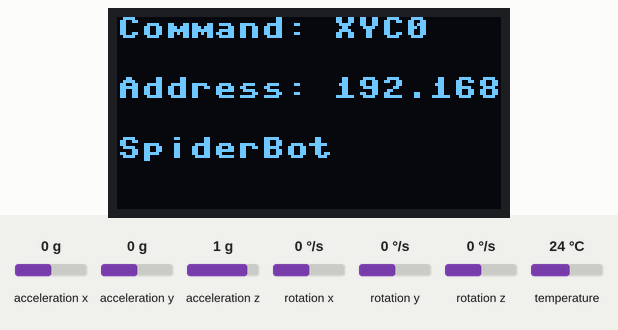
A program run on a simulated ESP32 board running MicroPython. Shown: 128×64 one-colour display. The inputs (shaded band) are chosen by the test bench; at power-on: acceleration x 0 g, acceleration y 0 g, rotation z 0 °/s, acceleration z 1 g, rotation x 0 °/s, rotation y 0 °/s, temperature 24 °C. WiFi joins after 1.5 s; threads take turns every 2 ms; the clock reads 2024-03-15 10:24:30 at power-on unless the program sets it; library files of the repository ran but are not shown: ssd1306.py, mpu6050.py; what the program prints to the serial console is not drawn.

Above: at 2.7 s.
2.8 s: acceleration x set to -1.4 g
At 4.4 s:
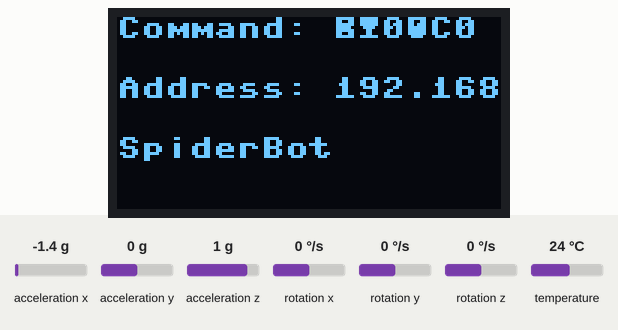
4.7 s: acceleration y set to -1.4 g
At 6.2 s:
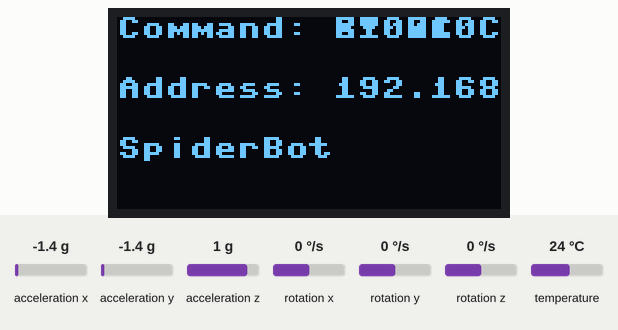
6.5 s: rotation z set to 2 °/s
8.2 s: acceleration x set to 0 g
At 9.7 s:
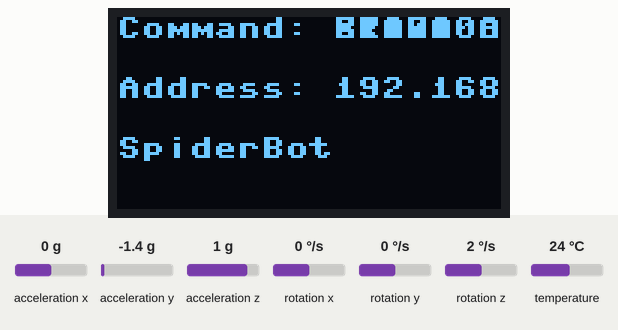
10.0 s: acceleration y set to 0.8 g
11.7 s: rotation z set to -192 °/s
Timing chart, 0 to 14.5 s (numbered marks = the images above; inputs shaded):
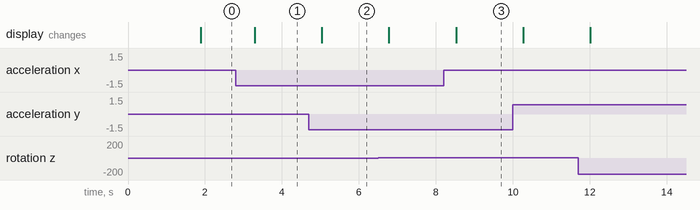

The program:

main.py
```python
from machine import I2C, Pin
from ssd1306 import SSD1306_I2C
import utime
import mpu6050
import network, time, _thread
import usocket as socket


#基本定义和初始化
i2c_mpu = I2C(scl=Pin(5), sda=Pin(4))
imu = mpu6050.accel(i2c_mpu)
i2c_oled = I2C(sda=Pin(13), scl=Pin(14))
oled = SSD1306_I2C(128, 64, i2c_oled, addr=0x3c) #前两个参数是分辨率，后两个是i2c地址

#水平校准常量
gyro_calib_Z = 1.28/4
gyro_calib_Y = 0.04/4
gyro_calib_X = -5.46/4
accel_calib_X = 0
accel_calib_Y = 0
accel_calib_Z = 0
earth_G = 11

# 响应头
responseHeaders = b'''
HTTP/1.1 200 OK
Content-Type: text/html
Connection: close

'''


def get_gyro_rad():
    """ 删除无关项，仅保留换算后的角加速度，并延迟100ms(没什么用，因为不计算yaw)
    """

    imu_dict_gyro = imu.get_values()
    del imu_dict_gyro['Tmp']
    del imu_dict_gyro['AcX']
    del imu_dict_gyro['AcY']
    del imu_dict_gyro['AcZ']
    imu_dict_gyro['GyX'] = imu_dict['GyX']*0.03051757812/4-gyro_calib_X
    imu_dict_gyro['GyY'] = imu_dict['GyY']*0.03051757812/4-gyro_calib_Y
    imu_dict_gyro['GyZ'] = imu_dict['GyZ']*0.03051757812/4-gyro_calib_Z
    utime.sleep_ms(100)
    return imu_dict_gyro

def get_tilt():
    """
    利用与重力夹角求得两个倾斜角，并延迟10ms,
    tilt_X, tilt_Y是cos值，正向正半轴低头，负向正半轴仰头。
    tilt_Z是绕z轴角速度
    """

    imu_dict_accel = imu.get_values()
    del imu_dict_accel['Tmp']
    del imu_dict_accel['GyX']
    del imu_dict_accel['GyY']
    #del imu_dict_accel['GyZ']
    imu_dict_accel['AcX'] = imu_dict_accel['AcX']*0.00059814453-accel_calib_X
    imu_dict_accel['AcY'] = imu_dict_accel['AcY']*0.00059814453-accel_calib_Y
    #imu_dict_accel['AcZ'] = imu_dict_accel['AcZ']*0.00059814453-accel_calib_Z
    imu_dict_accel['GyZ'] = imu_dict_accel['GyZ']*0.03051757812/4-gyro_calib_Z

    tilt_X = (imu_dict_accel['AcX']/earth_G)
    tilt_Y = (imu_dict_accel['AcY']/earth_G)
    tilt_Z = (imu_dict_accel['GyZ'])
    del imu_dict_accel['AcZ']
    tilt_angle = {"tilt_X": tilt_X, "tilt_Y": tilt_Y, "rot_Z": tilt_Z}
    utime.sleep_ms(10)
    return tilt_angle

def judge_instruct():
    """取最新的五个重力角余弦求平均,统计得到方向。X正为B，负为F。Y正为R，负为L. C是顺时针，A是逆时针。
    """

    avg_tilt_X = 0
    samp_X = 1
    while samp_X <= 5:
        avg_tilt_X = get_tilt()["tilt_X"] + avg_tilt_X
        samp_X = samp_X + 1
    avg_tilt_X = avg_tilt_X/5

    avg_tilt_Y = 0
    samp_Y = 1
    while samp_Y <= 5:
        avg_tilt_Y = get_tilt()["tilt_Y"] + avg_tilt_Y
        samp_Y = samp_Y + 1
    avg_tilt_Y = avg_tilt_Y/5

    avg_tilt_Z = 0
    samp_Z = 1
    while samp_Z <= 5:
        avg_tilt_Z = get_tilt()["rot_Z"] + avg_tilt_Z
        samp_Z = samp_Z + 1
    avg_tilt_Z = avg_tilt_Z/5

    #等级判断
    instruction_X = "X"
    if avg_tilt_X <= 0.1 and avg_tilt_X > 0:
        instruction_X = "F0"
    elif avg_tilt_X <= 0.2 and avg_tilt_X > 0.1:
        instruction_X = "F1"
    elif avg_tilt_X <= 0.3 and avg_tilt_X > 0.2:
        instruction_X = "F2"
    elif avg_tilt_X <= 0.4 and avg_tilt_X > 0.3:
        instruction_X = "F3"
    elif avg_tilt_X <= 0.5 and avg_tilt_X > 0.4:
        instruction_X = "F4"
    elif avg_tilt_X <= 0.6 and avg_tilt_X > 0.5:
        instruction_X = "F5"
    elif avg_tilt_X <= 0.7 and avg_tilt_X > 0.6:
        instruction_X = "F6"
    elif avg_tilt_X <= 0.8 and avg_tilt_X > 0.7:
        instruction_X = "F7"
    elif avg_tilt_X <= 0.9 and avg_tilt_X > 0.8:
        instruction_X =  "F8"
    elif avg_tilt_X <= 1 and avg_tilt_X > 0.9:
        instruction_X =  "F9"
    elif avg_tilt_X > 1:
        instruction_X =  "F10"
    elif avg_tilt_X >= -0.1 and avg_tilt_X < 0:
        instruction_X =  "B0"
    elif avg_tilt_X >= -0.2 and avg_tilt_X < -0.1:
        instruction_X =  "B1"
    elif avg_tilt_X >= -0.3 and avg_tilt_X < -0.2:
        instruction_X =  "B2"
    elif avg_tilt_X >= -0.4 and avg_tilt_X < -0.3:
        instruction_X =  "B3"
    elif avg_tilt_X >= -0.5 and avg_tilt_X < -0.4:
        instruction_X =  "B4"
    elif avg_tilt_X >= -0.6 and avg_tilt_X < -0.5:
        instruction_X =  "B5"
    elif avg_tilt_X >= -0.7 and avg_tilt_X < -0.6:
        instruction_X =  "B6"
    elif avg_tilt_X >= -0.8 and avg_tilt_X < -0.7:
        instruction_X =  "B7"
    elif avg_tilt_X >= -0.9 and avg_tilt_X < -0.8:
        instruction_X =  "B8"
    elif avg_tilt_X >= -1 and avg_tilt_X < -0.9:
        instruction_X =  "B9"
    elif avg_tilt_X < -1:
        instruction_X =  "B10"
    else:
        instruction_X =  "X"


    #等级判断
    instruction_Y = "Y"
    if avg_tilt_Y <= 0.1 and avg_tilt_Y > 0:
        instruction_Y =  "L0"
    elif avg_tilt_Y <= 0.2 and avg_tilt_Y > 0.1:
        instruction_Y =  "L1"
    elif avg_tilt_Y <= 0.3 and avg_tilt_Y > 0.2:
        instruction_Y =  "L2"
    elif avg_tilt_Y <= 0.4 and avg_tilt_Y > 0.3:
        instruction_Y =  "L3"
    elif avg_tilt_Y <= 0.5 and avg_tilt_Y > 0.4:
        instruction_Y =  "L4"
    elif avg_tilt_Y <= 0.6 and avg_tilt_Y > 0.5:
        instruction_Y =  "L5"
    elif avg_tilt_Y <= 0.7 and avg_tilt_Y > 0.6:
        instruction_Y =  "L6"
    elif avg_tilt_Y <= 0.8 and avg_tilt_Y > 0.7:
        instruction_Y =  "L7"
    elif avg_tilt_Y <= 0.9 and avg_tilt_Y > 0.8:
        instruction_Y =  "L8"
    elif avg_tilt_Y <= 1 and avg_tilt_Y > 0.9:
        instruction_Y =  "L9"
    elif avg_tilt_Y > 1:
        instruction_Y =  "L10"
    elif avg_tilt_Y >= -0.1 and avg_tilt_Y < 0:
        instruction_Y =  "R0"
    elif avg_tilt_Y >= -0.2 and avg_tilt_Y < -0.1:
        instruction_Y =  "R1"
    elif avg_tilt_Y >= -0.3 and avg_tilt_Y < -0.2:
        instruction_Y =  "R2"
    elif avg_tilt_Y >= -0.4 and avg_tilt_Y < -0.3:
        instruction_Y =  "R3"
    elif avg_tilt_Y >= -0.5 and avg_tilt_Y < -0.4:
        instruction_Y =  "R4"
    elif avg_tilt_Y >= -0.6 and avg_tilt_Y < -0.5:
        instruction_Y =  "R5"
    elif avg_tilt_Y >= -0.7 and avg_tilt_Y < -0.6:
        instruction_Y =  "R6"
    elif avg_tilt_Y >= -0.8 and avg_tilt_Y < -0.7:
        instruction_Y =  "R7"
    elif avg_tilt_Y >= -0.9 and avg_tilt_Y < -0.8:
        instruction_Y =  "R8"
    elif avg_tilt_Y >= -1 and avg_tilt_Y < -0.9:
        instruction_Y =  "R9"
    elif avg_tilt_Y < -1:
        instruction_Y =  "R10"
    else:
        instruction_Y =  "Y"

    #等级判断
    instruction_Z = "Z"
    if avg_tilt_Z <= 25 and avg_tilt_Z > 0:
        instruction_Z =  "A0"
    elif avg_tilt_Z <= 50 and avg_tilt_Z > 25:
        instruction_Z =  "A1"
    elif avg_tilt_Z <= 75 and avg_tilt_Z > 50:
        instruction_Z =  "A2"
    elif avg_tilt_Z <= 100 and avg_tilt_Z > 75:
        instruction_Z =  "A3"
    elif avg_tilt_Z <= 125 and avg_tilt_Z > 100:
        instruction_Z =  "A4"
    elif avg_tilt_Z <= 150 and avg_tilt_Z > 125:
        instruction_Z =  "A5"
    elif avg_tilt_Z <= 175 and avg_tilt_Z > 150:
        instruction_Z =  "A6"
    elif avg_tilt_Z <= 200 and avg_tilt_Z > 175:
        instruction_Z =  "A7"
    elif avg_tilt_Z <= 225 and avg_tilt_Z > 200:
        instruction_Z =  "A8"
    elif avg_tilt_Z <= 256 and avg_tilt_Z > 225:
        instruction_Z =  "A9"
    elif avg_tilt_Z >= -25 and avg_tilt_Z < 0:
        instruction_Z =  "C0"
    elif avg_tilt_Z >= -50 and avg_tilt_Z < -25:
        instruction_Z =  "C1"
    elif avg_tilt_Z >= -75 and avg_tilt_Z < -50:
        instruction_Z =  "C2"
    elif avg_tilt_Z >= -100 and avg_tilt_Z < -75:
        instruction_Z =  "C3"
    elif avg_tilt_Z >= -125 and avg_tilt_Z < -100:
        instruction_Z =  "C4"
    elif avg_tilt_Z >= -150 and avg_tilt_Z < -125:
        instruction_Z =  "C5"
    elif avg_tilt_Z >= -175 and avg_tilt_Z < -150:
        instruction_Z =  "C6"
    elif avg_tilt_Z >= -200 and avg_tilt_Z < -175:
        instruction_Z =  "C7"
    elif avg_tilt_Z >= -225 and avg_tilt_Z < -200:
        instruction_Z =  "C8"
    elif avg_tilt_Z >= -256 and avg_tilt_Z < -225:
        instruction_Z =  "C9"
    else:
        instruction_Z =  "C"


    instructions = {"instruct_X": instruction_X, "instruct_Y": instruction_Y, "instruct_Z": instruction_Z}
    return instructions

def WIFI_Connect():
    """连接wifi并且打印信息
    """

    wlan = network.WLAN(network.STA_IF) #STA模式
    wlan.active(True)                   #激活接口
    start_time=time.time()              #记录时间做超时判断

    if not wlan.isconnected():
        print('connecting to network...')
        wlan.connect('Uz', 'ufp0-0-1') #输入WIFI账号密码

        while not wlan.isconnected():
            #15S超时判断
            if time.time()-start_time > 15 :
                print('WIFI Connected Timeout!')
                break

    if wlan.isconnected():
        print('network information:', wlan.ifconfig())

def oled_display(ur_command, wifi_config):
    """ 分别打印三行信息：指令、wifi地址、spiderbot
    """

    first_line = "Command: " + ur_command['instruct_X'] + ur_command['instruct_Y'] + ur_command['instruct_Z']
    second_line = "Address: " + wifi_config[0]
    third_line = "SpiderBot"
    #在指定像素坐标分别写入三行后执行显示
    oled.text(first_line, 0,  0)
    oled.text(second_line,  0, 20)
    oled.text(third_line,  0, 40)
    oled.show()


def webserver():
    """实现一个简单的webserver用来接受get请求，返回和oled的第一行同样显示内容
    """

    s = socket.socket()
    s.setsockopt(socket.SOL_SOCKET, socket.SO_REUSEADDR, 1) # (重要)设置端口释放后立即就可以被再次使用
    s.bind(socket.getaddrinfo("0.0.0.0", 80)[0][-1])  # 绑定地址
    s.listen(5)  # 开启监听（最大连接数5）
    while True:
        client_sock, client_addr = s.accept()  # 接收来自客户端的请求与客户端地址

        while True:
            h = client_sock.readline()
            if h == b'' or h == b'\r\n':
                break
        ur_command = judge_instruct()
        client_sock.write(responseHeaders) # 向客户端发送响应头
        client_sock.write(ur_command['instruct_X'] + ur_command['instruct_Y'] + ur_command['instruct_Z']) # 向客户端发送网页内容
        client_sock.close()

def main():
    """让oled屏幕显示内容
    """
    while 1:
        print(judge_instruct())
        ur_command = judge_instruct()
        oled_display(ur_command, wifi_config)


WIFI_Connect()

wlan = network.WLAN(network.STA_IF)
wifi_config = wlan.ifconfig()


#多线程
_thread.start_new_thread(main, ())
_thread.start_new_thread(webserver, ())


    #读入指令，调用显示函数，显示当前指令和wifi状态
    #ur_command = judge_instruct()
    #oled_display(ur_command, wifi_config)

    #测试打印
    #print(wifi_config)
    #print(judge_instruct())


#webserver()
#main()
```

Measured:
- after the input at 2.8 s, the display: changes after 0.49 s (image 1)
- after the input at 4.7 s, the display: changes after 0.34 s (image 2)
- after the input at 8.2 s, the display: changes after 0.33 s (image 3)
